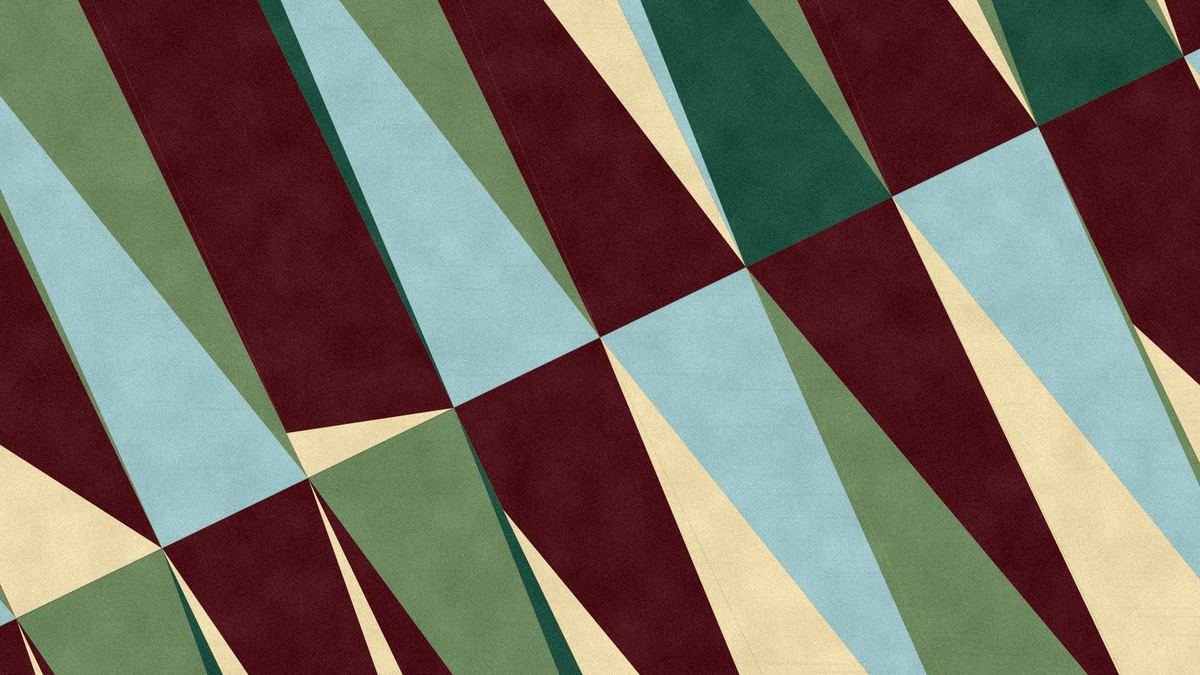
Frame 1 (no input)
Frame 2 (the mouse pressed at the canvas centre, redrawn once): identical to frame 1, image omitted

The p5.js sketch that drew this single still picture (run headless with seeded random() and noise() and a simulated clock; the mouse was pressed at the canvas centre and the sketch redrawn once):

// p5.js sketch
// ── sketch.js
function setup() {
  createCanvas(1920, 1080);
  pixelDensity(1);
  noLoop();
}

function draw() {
  randomSeed(12);
  background("#e85a12");

  const angle = -PI / 7;
  const gridW = width * 1.35;
  const gridH = height * 1.85;
  const cols = 10;
  const rows = 2;
  const cw = gridW / cols;
  const rh = gridH / rows;

  const red = "#6F8960";
  const deepRed = "#4C131A";
  const darkRed = "#4C131A";
  const orange = "#205140";
  const yellow = "#9fc6c8";
  const brown = "#eddcae";
  const clay = "#eddcae";

  function poly(col, pts) {
    fill(col);
    noStroke();
    beginShape();
    for (const p of pts) vertex(p[0], p[1]);
    endShape(CLOSE);
  }

  function cell(c, r, bg, layers) {
    const x = -gridW / 2 + c * cw;
    const y = -gridH / 2 + r * rh;

    poly(bg, [
      [x, y],
      [x + cw, y],
      [x + cw, y + rh],
      [x, y + rh]
    ]);

    for (const layer of layers) {
      poly(
        layer[0],
        layer[1].map(p => [x + p[0] * cw, y + p[1] * rh])
      );
    }
  }

  push();
  translate(width / 2, height / 2);
  rotate(angle);

  cell(0, 0, red, [
    [yellow, [[0, 0], [0, 1], [1, 1]]]
  ]);

  cell(0, 1, brown, [
    [deepRed, [[0, 0], [1, 0], [0.55, 1]]],
    [clay, [[0, 0], [0.55, 1], [0, 1]]]
  ]);

  cell(1, 0, brown, [
    [deepRed, [[0.05, 0], [1, 0], [1, 1], [0, 0.58]]],
    [darkRed, [[0, 0], [0.05, 0], [0, 1]]]
  ]);

  cell(1, 1, orange, [
    [red, [[0, 0], [1, 0], [0.6, 1]]],
    [deepRed, [[0, 0], [0.6, 1], [0, 1]]]
  ]);

  cell(2, 0, red, [
    [yellow, [[0.1, 0], [1, 1], [0, 1]]]
  ]);

  cell(2, 1, brown, [
    [deepRed, [[0, 0], [1, 0], [0.58, 1]]],
    [clay, [[0, 0], [0.58, 1], [0, 1]]]
  ]);

  cell(3, 0, brown, [
    [deepRed, [[0.1, 0], [1, 0], [1, 1], [0, 0.92]]],
    [darkRed, [[0, 0], [0.1, 0], [0, 0.92]]]
  ]);

  cell(3, 1, orange, [
    [red, [[0, 0], [1, 0], [0.72, 1]]],
    [deepRed, [[0, 0], [0.72, 1], [0, 1]]]
  ]);

  cell(4, 0, red, [
    [yellow, [[0.18, 0], [1, 1], [0, 1]]],
    [orange, [[0, 1], [0.18, 0], [0, 0]]]
  ]);

  cell(4, 1, brown, [
    [deepRed, [[0, 0], [1, 0], [0.78, 1], [0, 0.18]]]
  ]);

  cell(5, 0, brown, [
    [deepRed, [[0.22, 0], [1, 1], [0, 1]]],
    [deepRed, [[0, 0], [0.22, 0], [0, 1]]]
  ]);

  cell(5, 1, red, [
    [yellow, [[0, 0], [1, 0], [0.88, 1]]],
    [brown, [[0, 0], [0.88, 1], [0, 1]]]
  ]);

  cell(6, 0, red, [
    [orange, [[0.28, 0], [1, 1], [0, 1]]],
    [yellow, [[0, 1], [0.28, 0], [0, 0]]]
  ]);

  cell(6, 1, brown, [
    [deepRed, [[0, 0], [1, 0], [0.98, 1]]],
    [red, [[0, 0], [0.98, 1], [0, 1]]]
  ]);

  cell(7, 0, brown, [
    [deepRed, [[0.34, 0], [1, 1], [0, 1]]],
    [deepRed, [[0, 0], [0.34, 0], [0, 1]]]
  ]);

  cell(7, 1, red, [
    [yellow, [[0, 0], [1, 0], [0.9, 1]]],
    [brown, [[0, 0], [0.9, 1], [0, 1]]]
  ]);

  cell(8, 0, red, [
    [orange, [[0.38, 0], [1, 1], [0, 1]]]
  ]);

  cell(8, 1, brown, [
    [darkRed, [[0, 0], [1, 0], [1, 1], [0, 0.35]]]
  ]);

  cell(9, 0, brown, [
    [deepRed, [[0.45, 0], [1, 1], [0, 1]]]
  ]);

  cell(9, 1, red, [
    [yellow, [[0, 0], [1, 0], [1, 1]]],
    [brown, [[0, 0], [1, 1], [0, 1]]]
  ]);

  stroke(0, 35);
  strokeWeight(2);
  line(-gridW / 2, 0, gridW / 2, 0);
  pop();

  addPrintTexture();
}

function addPrintTexture() {
  loadPixels();

  for (let y = 0; y < height; y++) {
    for (let x = 0; x < width; x++) {
      const i = 4 * (x + y * width);
      const n = noise(x * 0.018, y * 0.018);
      const grain = random(-18, 14) + map(n, 0, 1, -10, 10);

      pixels[i] = constrain(pixels[i] + grain, 0, 255);
      pixels[i + 1] = constrain(pixels[i + 1] + grain, 0, 255);
      pixels[i + 2] = constrain(pixels[i + 2] + grain, 0, 255);
    }
  }

  updatePixels();

  noStroke();

  for (let i = 0; i < 32000; i++) {
    fill(255, random(5, 18));
    circle(random(width), random(height), random(0.4, 1.6));
  }

  for (let i = 0; i < 18000; i++) {
    fill(0, random(3, 10));
    circle(random(width), random(height), random(0.35, 1.1));
  }

  blendMode(MULTIPLY);
  for (let i = 0; i < 420; i++) {
    fill(70, 43, 32, random(3, 8));
    rect(random(width), random(height), random(30, 180), random(1, 4));
  }
  blendMode(BLEND);
}
